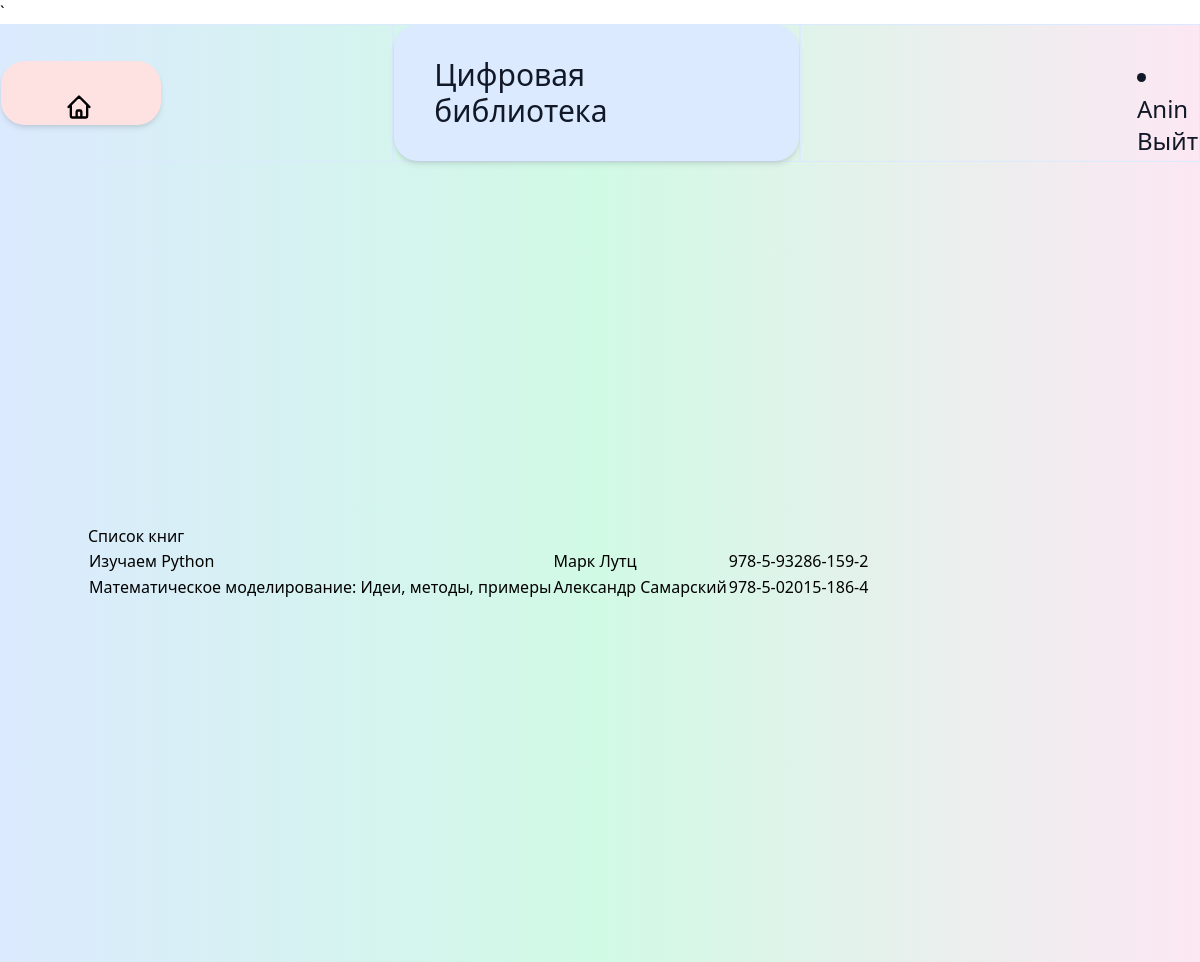
The app's page /books (signed in) with its own data.
### main/models.py (models this page shows, shortened)
class Books(models.Model):
    name = models.CharField(max_length=200)
    author = models.CharField(max_length=200, default='')
    nomer = models.CharField(max_length=17, default='')
    discipline = models.ForeignKey(Disciplines, on_delete=models.CASCADE)

### main/views.py (the view)
# urls.py: path('books', views.books, name='books'),
def books(request):
    book = Books.objects.all()
    return render(request, 'main/books.html', {"books": book})

### main/templates/main/books.html (shortened to what this page needs)
{% extends 'main/base.html' %}
{% block content %}
    <h1>Список книг</h1>
    <table>
        {% for book in books %}
        <tr><td>{{ book.name }}</td><td>{{ book.author }}</td><td>{{ book.nomer }}</td></tr>
        {% endfor %}
    </table>
{% endblock %}

### main/templates/main/base.html (shortened to what this page needs)
<!DOCTYPE html>
<html lang="en">
<head>
  ` <link href="https://unpkg.com/tailwindcss@^2/dist/tailwind.min.css" rel="stylesheet">
</head>
<body>
    <header class="flex  bg-gradient-to-r from-blue-100 via-green-100 to-pink-100" >
          <div class="flex items-center border border-blue-100 w-1/3">
                     <div class="
                            flex flex-col
                            bg-red-100
                            shadow-md
                            px-2
                            sm:px-6
                            md:px-8
                            lg:px-10
                            py-8
                            rounded-3xl
                            w-40
                            h-10
                            max-w-md
                            max-h-md">
              <button class="pl-6 pr-6">
              </button>
            </div>
      </div>
          <div class="border border-blue-100  w-100%">
              <div class="
                    flex flex-col
                    bg-blue-100
                    shadow-md
                    px-2
                    sm:px-6
                    md:px-8
                    lg:px-10
                    py-8
                    rounded-3xl
                    w-50
                    max-w-md">
              <div class="  w-full flex items-center  font-medium   text-xl sm:text-3xl text-gray-900">
           Цифровая библиотека
        </div>
       </div>
      </div>
          <div class="flex items-center border border-blue-100  w-1/3">
              <div class=" flex items-right sm:ml-20 md:ml-20  w-full font-medium text-xl sm:text-3xl text-gray-900">
                {% if request.user.is_authenticated %}
                    <div class="sm:ml-64 sm:mt-8  w-full flex items-right text-xl sm:text-2xl text-gray-900">
                        <li class="last">{{ user.username }} | <a href="{% url 'logout' %}">Выйти</a></li>
                    </div>
                {% endif %}
                </div>
              </div>
      </header>
        <div
      class="min-h-screen flex flex-col items-center justify-center bg-gradient-to-r from-blue-100 via-green-100 to-pink-100 ">
    <div class="container">
        {% block content %}
    {% endblock %}
    </div>
</body>
</html>

### records on screen
Books: name "Изучаем Python", author "Марк Лутц", nomer "978-5-93286-159-2"
Books: name "Математическое моделирование: Идеи, методы, примеры", author "Александр Самарский", nomer "978-5-02015-186-4"

### other values on screen
{{ user.username }} "Anin"
